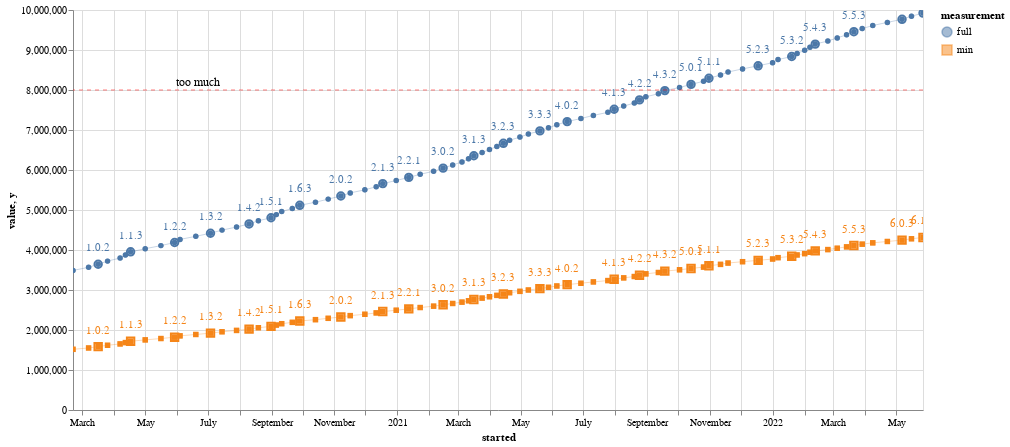

Notebook cell for this chart:
### Code cell
sdk_vals_no_idx = sdk_vals.reset_index()
base = alt.Chart(sdk_vals_no_idx).encode(
    x="started",
    y="value",
    tooltip="version",
    text="version",
    shape="measurement",
    color="measurement"
)

last_release = sdk_vals_no_idx[sdk_vals_no_idx["version"] == "6.1.1"]
minor_releases = last_minor_releases(sdk_vals_no_idx)

last = alt.Chart(sdk_vals_no_idx[sdk_vals_no_idx["version"].isin(minor_releases)]).encode(
    x="started",
    y="value",
    tooltip="version",
    text="version",
).mark_point(size=55, opacity=1.0).encode(
    shape="measurement",
    color="measurement"

)

line = (alt.Chart(pd.DataFrame({'y': [8000000]})).
        mark_rule(size=1, strokeDash=[4, 4], color="red", opacity=0.5).
        encode(y='y'))

warn_text = alt.Chart(pd.DataFrame({'y': [8000000]})).mark_text(text="too much", align="center", opacity=1, baseline="line-bottom", dx=-300, fontSize=12).encode(y="y")

last_text = last.mark_text(
    align='center',
    baseline='line-bottom',
    dy=-10
).encode(
    text='version'

)
alt.layer(
    base.mark_point(size=10, opacity=0.5),
    base.mark_line(size=1, opacity=0.3),
    line,
    warn_text,
    last,
    last_text,
).properties(
    width=850,
    height=400
).interactive()

### Figure 1 — Vega-Lite specification as saved in the notebook (floating-point values rounded to 4 significant figures; data arrays with more than 128 entries replaced by an {"elided": "..."} marker saying what was removed)
{"config": {"view": {"continuousWidth": 400, "continuousHeight": 300}}, "layer": [{"data": {"name": "data-b066ea54157c855c9db2593cf7b93bdc"}, "mark": {"type": "point", "opacity": 0.5, "size": 10}, "encoding": {"color": {"field": "measurement", "type": "nominal"}, "shape": {"field": "measurement", "type": "nominal"}, "text": {"field": "version", "type": "nominal"}, "tooltip": {"field": "version", "type": "nominal"}, "x": {"field": "started", "type": "temporal"}, "y": {"field": "value", "type": "quantitative"}}, "selection": {"selector008": {"type": "interval", "bind": "scales", "encodings": ["x", "y"]}}}, {"data": {"name": "data-b066ea54157c855c9db2593cf7b93bdc"}, "mark": {"type": "line", "opacity": 0.3, "size": 1}, "encoding": {"color": {"field": "measurement", "type": "nominal"}, "shape": {"field": "measurement", "type": "nominal"}, "text": {"field": "version", "type": "nominal"}, "tooltip": {"field": "version", "type": "nominal"}, "x": {"field": "started", "type": "temporal"}, "y": {"field": "value", "type": "quantitative"}}}, {"data": {"name": "data-53f74962562aa0fbcea7913db762249a"}, "mark": {"type": "rule", "color": "red", "opacity": 0.5, "size": 1, "strokeDash": [4, 4]}, "encoding": {"y": {"field": "y", "type": "quantitative"}}}, {"data": {"name": "data-53f74962562aa0fbcea7913db762249a"}, "mark": {"type": "text", "align": "center", "baseline": "line-bottom", "dx": -300, "fontSize": 12, "opacity": 1, "text": "too much"}, "encoding": {"y": {"field": "y", "type": "quantitative"}}}, {"data": {"name": "data-1e46d36f9cc8177c7b8725be210ade22"}, "mark": {"type": "point", "opacity": 1.0, "size": 55}, "encoding": {"color": {"field": "measurement", "type": "nominal"}, "shape": {"field": "measurement", "type": "nominal"}, "text": {"field": "version", "type": "nominal"}, "tooltip": {"field": "version", "type": "nominal"}, "x": {"field": "started", "type": "temporal"}, "y": {"field": "value", "type": "quantitative"}}}, {"data": {"name": "data-1e46d36f9cc8177c7b8725be210ade22"}, "mark": {"type": "text", "align": "center", "baseline": "line-bottom", "dy": -10}, "encoding": {"color": {"field": "measurement", "type": "nominal"}, "shape": {"field": "measurement", "type": "nominal"}, "text": {"field": "version", "type": "nominal"}, "tooltip": {"field": "version", "type": "nominal"}, "x": {"field": "started", "type": "temporal"}, "y": {"field": "value", "type": "quantitative"}}}], "height": 400, "width": 850, "$schema": "https://vega.github.io/schema/vega-lite/v4.17.0.json", "datasets": {"data-b066ea54157c855c9db2593cf7b93bdc": {"elided": "168 records"}, "data-53f74962562aa0fbcea7913db762249a": [{"y": 8000000}], "data-1e46d36f9cc8177c7b8725be210ade22": [{"started": "2022-05-27T04:20:00", "version": "6.1.1", "measurement": "full", "value": 9922000.0}, {"started": "2022-05-27T04:20:00", "version": "6.1.1", "measurement": "min", "value": 4314000.0}, {"started": "2022-05-06T19:20:00", "version": "6.0.3", "measurement": "full", "value": 9767000.0}, {"started": "2022-05-06T19:20:00", "version": "6.0.3", "measurement": "min", "value": 4247000.0}, {"started": "2022-03-20T23:20:00", "version": "5.5.3", "measurement": "full", "value": 9457000.0}, {"started": "2022-03-20T23:20:00", "version": "5.5.3", "measurement": "min", "value": 4112000.0}, {"started": "2022-02-11T10:20:00", "version": "5.4.3", "measurement": "full", "value": 9147000.0}, {"started": "2022-02-11T10:20:00", "version": "5.4.3", "measurement": "min", "value": 3977000.0}, {"started": "2022-01-19T13:20:00", "version": "5.3.2", "measurement": "full", "value": 8837000.0}, {"started": "2022-01-19T13:20:00", "version": "5.3.2", "measurement": "min", "value": 3842000.0}, {"started": "2021-12-17T22:20:00", "version": "5.2.3", "measurement": "full", "value": 8605000.0}, {"started": "2021-12-17T22:20:00", "version": "5.2.3", "measurement": "min", "value": 3741000.0}, {"started": "2021-10-31T02:20:00", "version": "5.1.1", "measurement": "full", "value": 8295000.0}, {"started": "2021-10-31T02:20:00", "version": "5.1.1", "measurement": "min", "value": 3606000.0}, {"started": "2021-10-13T16:20:00", "version": "5.0.1", "measurement": "full", "value": 8140000.0}, {"started": "2021-10-13T16:20:00", "version": "5.0.1", "measurement": "min", "value": 3539000.0}, {"started": "2021-09-18T05:20:00", "version": "4.3.2", "measurement": "full", "value": 7985000.0}, {"started": "2021-09-18T05:20:00", "version": "4.3.2", "measurement": "min", "value": 3472000.0}, {"started": "2021-08-24T14:20:00", "version": "4.2.2", "measurement": "full", "value": 7752000.0}, {"started": "2021-08-24T14:20:00", "version": "4.2.2", "measurement": "min", "value": 3371000.0}, {"started": "2021-07-30T23:20:00", "version": "4.1.3", "measurement": "full", "value": 7520000.0}, {"started": "2021-07-30T23:20:00", "version": "4.1.3", "measurement": "min", "value": 3269000.0}, {"started": "2021-06-15T06:20:00", "version": "4.0.2", "measurement": "full", "value": 7210000.0}, {"started": "2021-06-15T06:20:00", "version": "4.0.2", "measurement": "min", "value": 3135000.0}, {"started": "2021-05-19T18:20:00", "version": "3.3.3", "measurement": "full", "value": 6977000.0}, {"started": "2021-05-19T18:20:00", "version": "3.3.3", "measurement": "min", "value": 3034000.0}, {"started": "2021-04-14T06:20:00", "version": "3.2.3", "measurement": "full", "value": 6667000.0}, {"started": "2021-04-14T06:20:00", "version": "3.2.3", "measurement": "min", "value": 2899000.0}, {"started": "2021-03-16T13:20:00", "version": "3.1.3", "measurement": "full", "value": 6357000.0}, {"started": "2021-03-16T13:20:00", "version": "3.1.3", "measurement": "min", "value": 2764000.0}, {"started": "2021-02-14T16:20:00", "version": "3.0.2", "measurement": "full", "value": 6047000.0}, {"started": "2021-02-14T16:20:00", "version": "3.0.2", "measurement": "min", "value": 2629000.0}, {"started": "2021-01-12T07:20:00", "version": "2.2.1", "measurement": "full", "value": 5815000.0}, {"started": "2021-01-12T07:20:00", "version": "2.2.1", "measurement": "min", "value": 2528000.0}, {"started": "2020-12-18T00:20:00", "version": "2.1.3", "measurement": "full", "value": 5660000.0}, {"started": "2020-12-18T00:20:00", "version": "2.1.3", "measurement": "min", "value": 2461000.0}, {"started": "2020-11-07T06:20:00", "version": "2.0.2", "measurement": "full", "value": 5350000.0}, {"started": "2020-11-07T06:20:00", "version": "2.0.2", "measurement": "min", "value": 2326000.0}, {"started": "2020-09-28T08:20:00", "version": "1.6.3", "measurement": "full", "value": 5117000.0}, {"started": "2020-09-28T08:20:00", "version": "1.6.3", "measurement": "min", "value": 2225000.0}, {"started": "2020-08-31T09:20:00", "version": "1.5.1", "measurement": "full", "value": 4807000.0}, {"started": "2020-08-31T09:20:00", "version": "1.5.1", "measurement": "min", "value": 2090000.0}, {"started": "2020-08-10T01:20:00", "version": "1.4.2", "measurement": "full", "value": 4652000.0}, {"started": "2020-08-10T01:20:00", "version": "1.4.2", "measurement": "min", "value": 2023000.0}, {"started": "2020-07-03T13:20:00", "version": "1.3.2", "measurement": "full", "value": 4419000.0}, {"started": "2020-07-03T13:20:00", "version": "1.3.2", "measurement": "min", "value": 1922000.0}, {"started": "2020-05-29T16:20:00", "version": "1.2.2", "measurement": "full", "value": 4187000.0}, {"started": "2020-05-29T16:20:00", "version": "1.2.2", "measurement": "min", "value": 1820000.0}, {"started": "2020-04-16T21:20:00", "version": "1.1.3", "measurement": "full", "value": 3954000.0}, {"started": "2020-04-16T21:20:00", "version": "1.1.3", "measurement": "min", "value": 1719000.0}, {"started": "2020-03-16T08:20:00", "version": "1.0.2", "measurement": "full", "value": 3644000.0}, {"started": "2020-03-16T08:20:00", "version": "1.0.2", "measurement": "min", "value": 1585000.0}]}}
